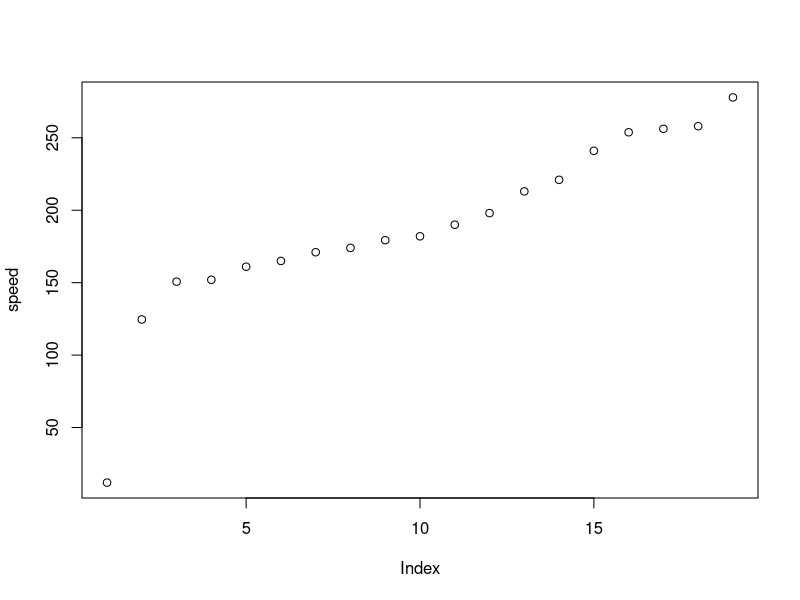
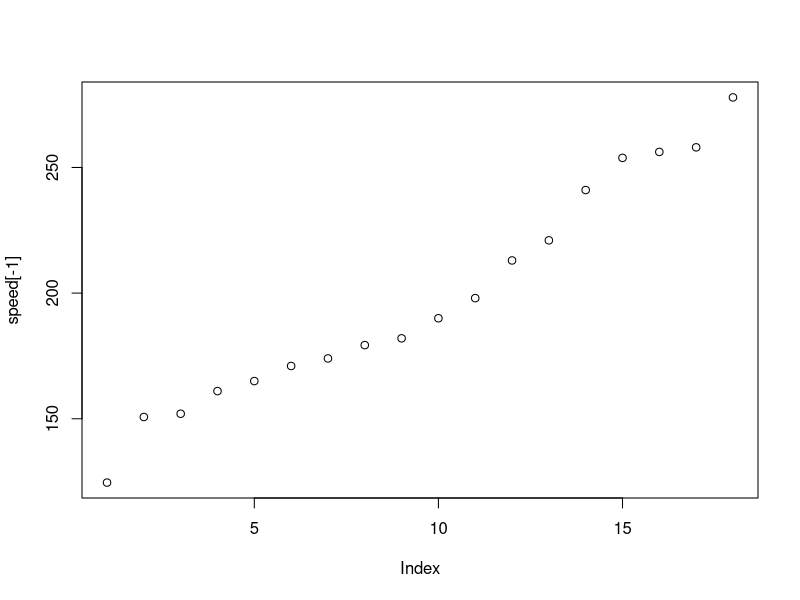
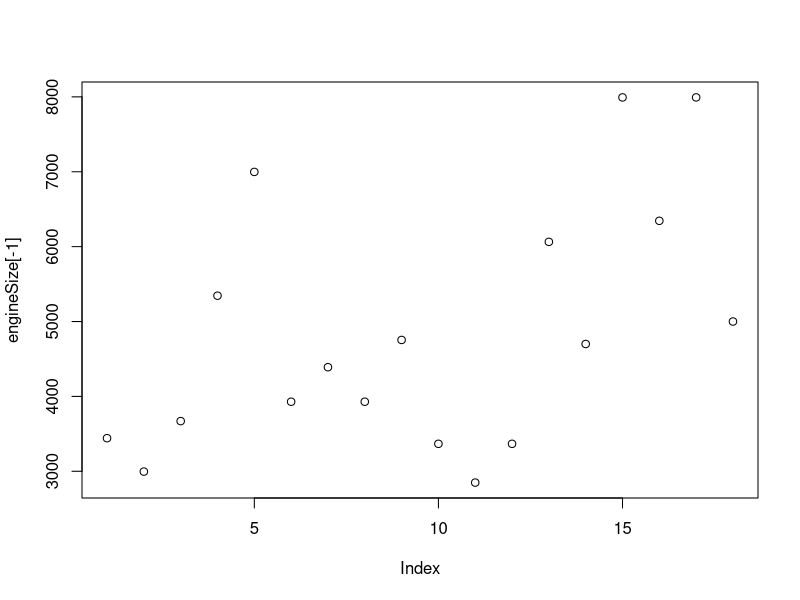
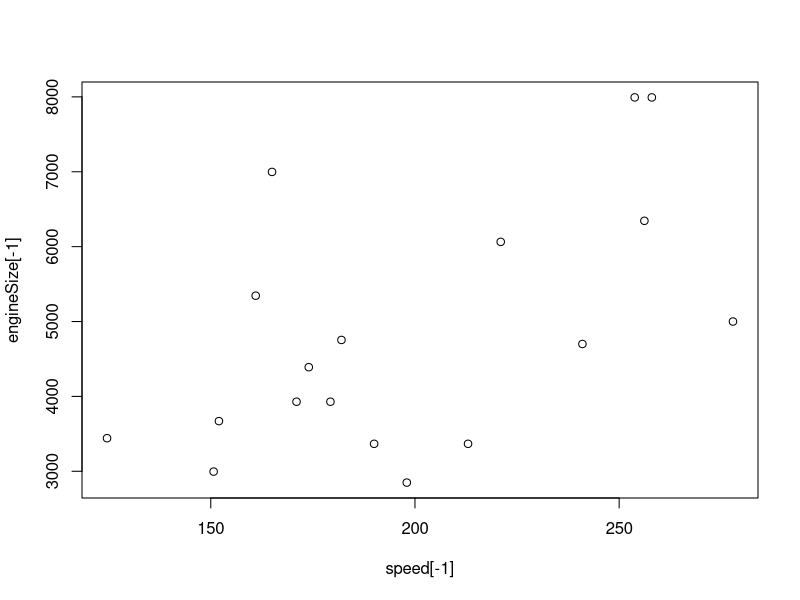
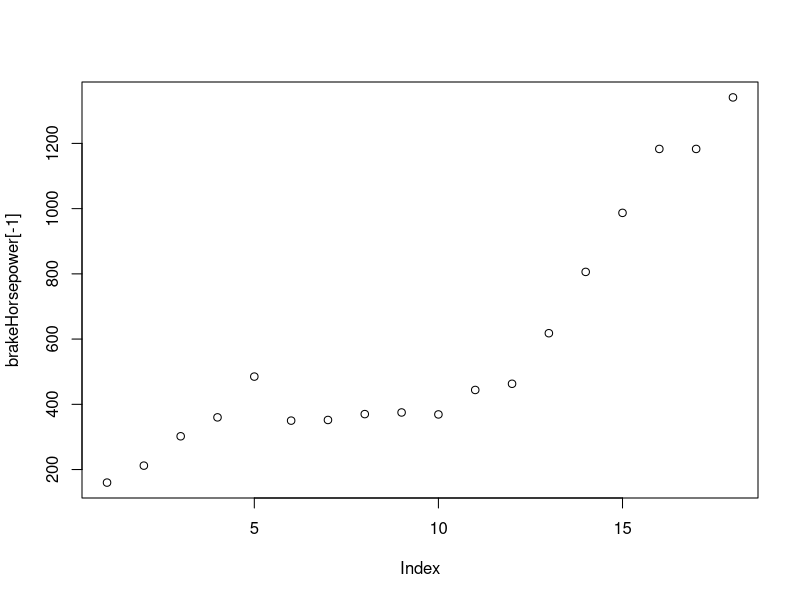
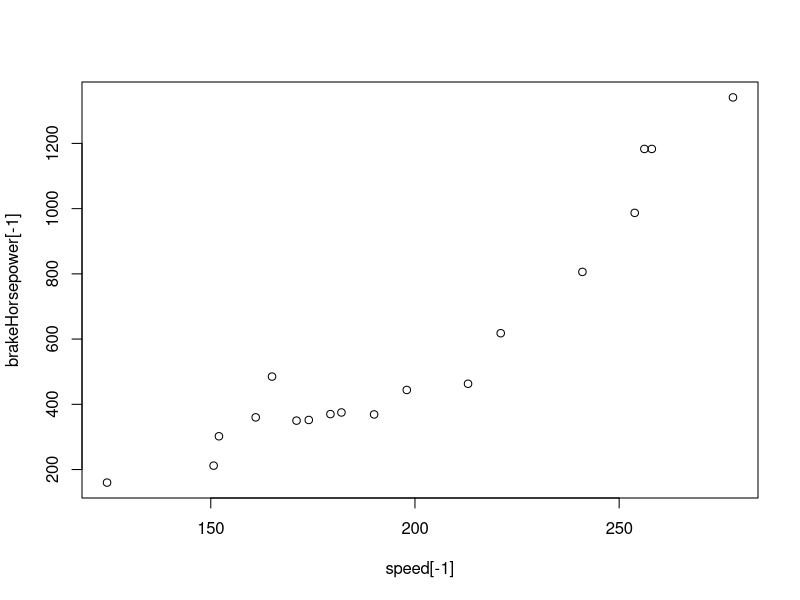
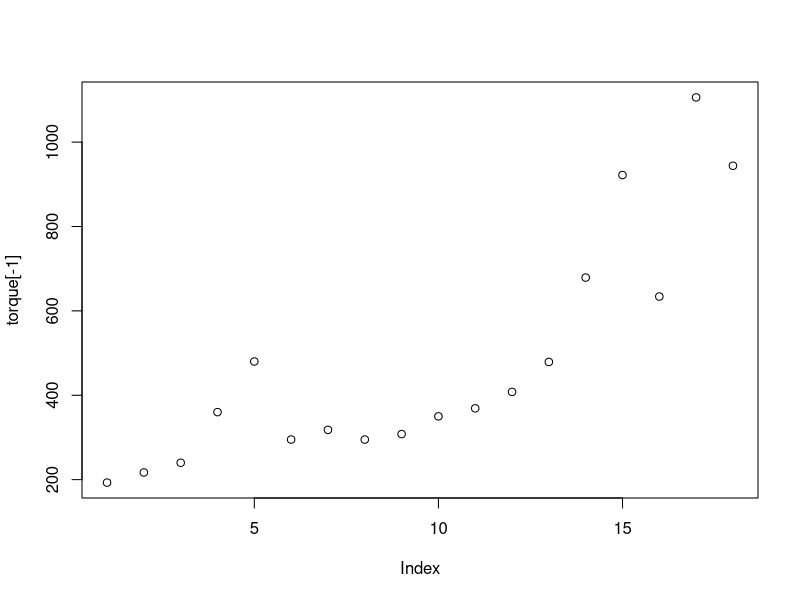
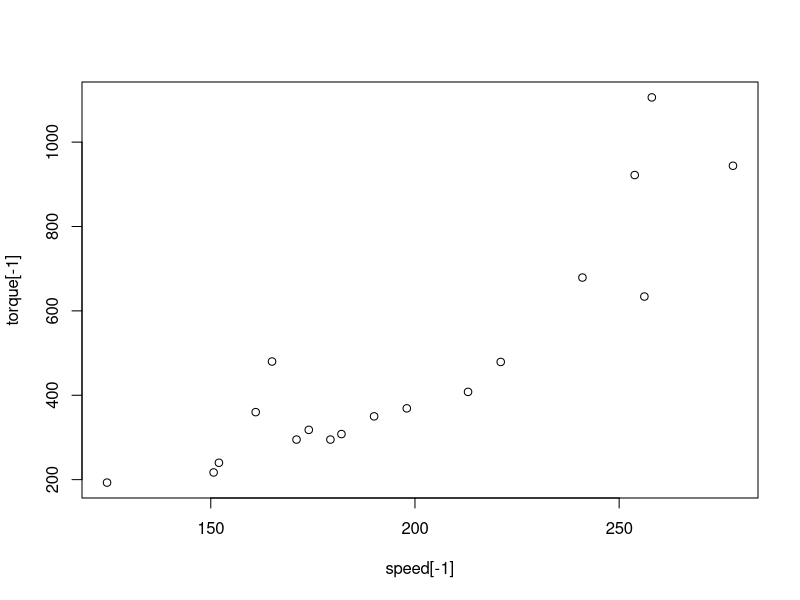

The R source for these figures, in order:
## ---- chunk 1
years <- c(1894, 1949, 1955, 1959, 1963, 1965, 1967, 1968, 1969, 1982, 1983, 1986, 1987, 1993, 2004, 2005, 2007, 2010, 2017)


makeModel <- c("Benz Velo", "Jaguar XK120", "Mercedes-Benz 300SL", "Aston Martin DB4 GT", "Iso Grifo GL 365", "AC Cobra Mk III 427", "Lamborghini Miura P400", "Ferrari 365 GTB/4 Daytona", "Lamborghini Miura P400S", "Lamborghini Countach LP500 S", "Ruf BTR", "Porsche 959", "Ruf CTR", "McLaren F1", "Koenigsegg CCR", "Bugatti Veyron EB 16.4", "SSC Ultimate Aero TT", "Bugatti Veyron 16.4 Super Sport", "Koenigsegg Agera RS")

## ---- chunk 2
speed <- c(12, 124.6, 150.7, 152, 161, 165, 171, 174, 179.3, 182, 190, 198, 213, 221, 241.009, 253.81, 256.18, 258, 277.87)
plot(speed)
## ---- chunk 3
plot(speed[-1])
## ---- chunk 4
engineSize <- c(1045, 3442, 2996, 3670, 5345, 6998, 3929, 4390, 3929, 4754, 3367, 2849, 3367, 6064, 4700, 7993, 6345, 7993, 5000)
plot(engineSize[-1])
plot(speed[-1], engineSize[-1])
speedEngineSizeCorrelation <- cor(speed[-1], engineSize[-1])

## ---- chunk 5
brakeHorsepower <- c(1.5, 160, 212, 302, 360, 485, 350, 352, 370, 375, 369, 444, 463, 618, 806, 987, 1183, 1183, 1341)
plot(brakeHorsepower[-1])
plot(speed[-1], brakeHorsepower[-1])
speedBrakeHorsepowerCorrelation <- cor(speed[-1], brakeHorsepower[-1])
## ---- chunk 6
torque <- c(NA, 193, 217, 240, 360, 480, 295, 318, 295, 308, 350, 369, 408, 479, 679, 922, 634, 1106, 944)
plot(torque[-1])
plot(speed[-1], torque[-1])
speedTorqueCorrelation <- cor(speed[-1], torque[-1])
## ---- chunk 7
numberOfCylinders <- c(1, 6, 6, 6, 8, 8, 12, 12, 12, 12, 6, 6, 6, 12, 8, 16, 8, 16, 8)
plot(numberOfCylinders[-1])
plot(speed[-1], numberOfCylinders[-1])
speedNumberOfCylindersCorrelation <- cor(speed[-1], numberOfCylinders[-1])
## ---- chunk 8
turboChargers <- c(0, 0, 0, 0, 0, 0, 0, 0, 0, 0, 1, 2, 2, 0, 2, 4, 0, 4, 2)
plot(turboChargers[-1])
plot(speed[-1], turboChargers[-1])
speedTurboChargersCorrelation <- cor(speed[-1], turboChargers[-1])
## ---- chunk 9
curbWeight <- c(NA, 2855, 3307, 2798, 3042, 2529, 2851, 3582, 2848, 3263, 3285, 2990, 3505, 2535, 2509, 2601, 4052, 2800, 4387, 3075)
plot(curbWeight[-1])
plot(speed[-1], curbWeight[-1:-2])
speedCurbWeightCorrelation <- cor(speed[-1], curbWeight[-1:-2])
## ---- chunk 10
transmission <- c("auto", "auto", "auto", "auto", "manual", "manual", "manual", "manual", "manual", "manual", "manual", "manual", "manual", "manual", "manual", "dct", "auto", "dct", "dct")
table(makeModel[-1], transmission[-1])
## ---- chunk 11
aerialDragCoefficient <- c(NA, 0.55, 0.25, 0.45, 0.40, 0.5, 0.4, 0.4, 0.4, 0.42, 0.4, 0.31, 0.4, 0.32, 0.297, 0.26, 0.357, 0.26, 0.33)
plot(aerialDragCoefficient)
plot(speed[-1], aerialDragCoefficient[-1])
speedAerialDragCoefficient <- cor(speed[-1], aerialDragCoefficient[-1])
## ---- chunk 12
plot(speed[-1], years[-1])
speedYearCorrelation <- cor(speed[-1], years[-1])
